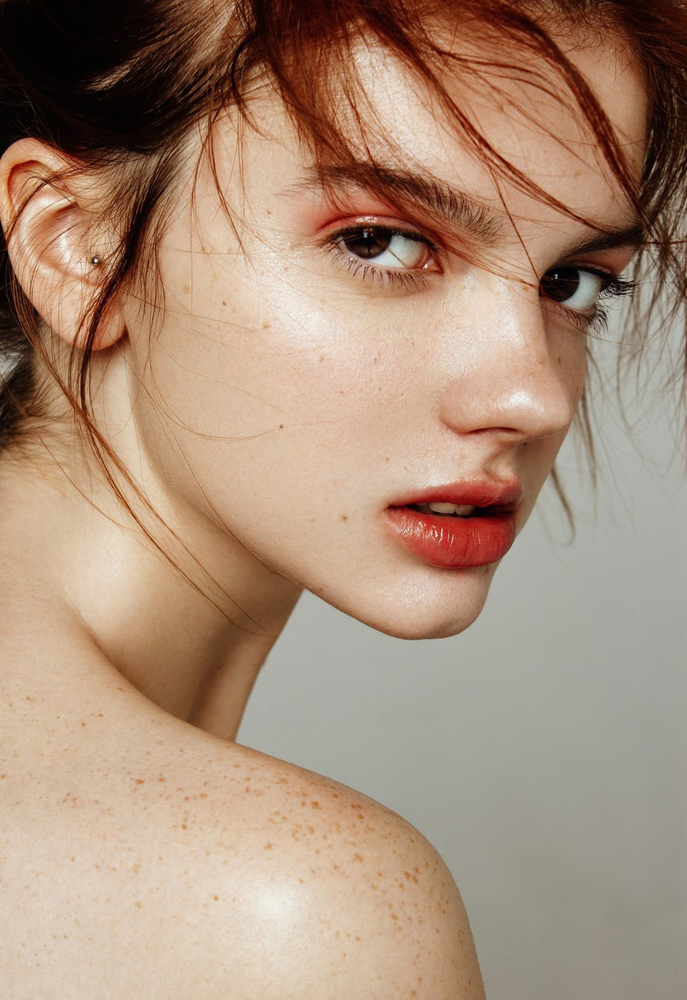
%> input picture 数字图像处理/图像翻转/test.png, 687 x 1000 px, shrunk from 1024 x 1490 before the run
$ octave Image_inversion.m   (GNU Octave 9; MATLAB toolbox functions it lacks are replaced by stand-ins)
%> lines starting %> are read from the running program, lines starting %| are printed output that depends on the picture
close all;clc;clear;
img=imread('test.png');
%> img is the input picture: size 1000x687x3 uint8; mean R, G, B 169.3, 142, 121.6
subplot(2,4,1);
imshow(img)
title("原图")
img1=fliplr(img);
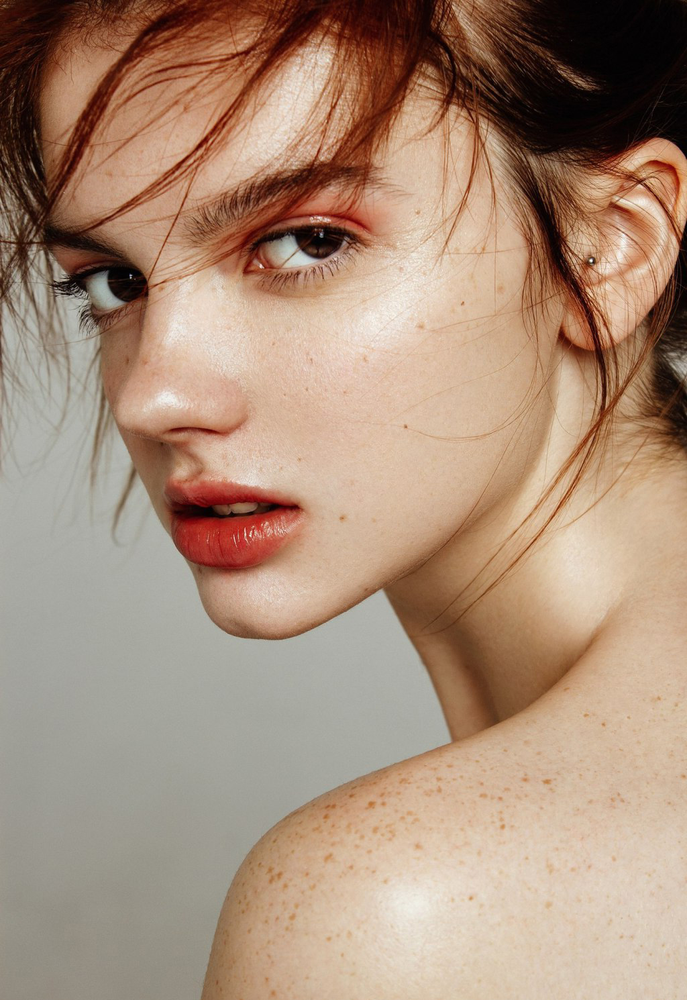
%> img1: size 1000x687x3 uint8; mean R, G, B 169.3, 142, 121.6; mean of the top-left, top-right, bottom-left and bottom-right quarters 128.6, 119.6, 153.8, 175.1
subplot(2,4,2);
imshow(img1)
title("lr")
img2=flipud(img);
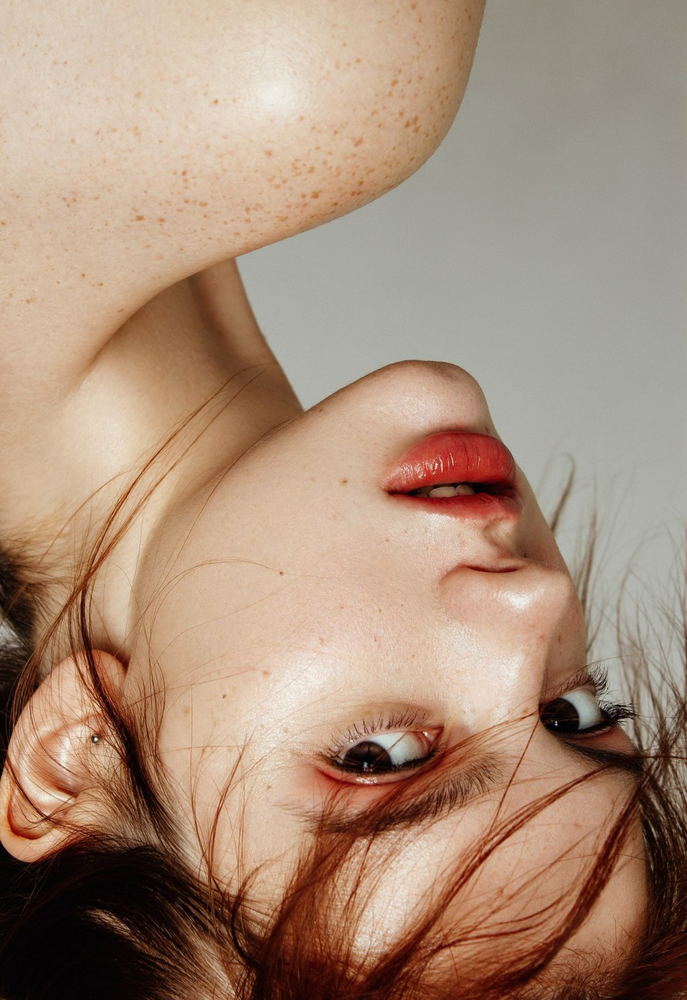
%> img2: size 1000x687x3 uint8; mean R, G, B 169.3, 142, 121.6; mean of the top-left, top-right, bottom-left and bottom-right quarters 175.1, 153.8, 119.5, 128.6
subplot(2,4,3);
imshow(img2)
title("up")
img3=flipud(fliplr(img));
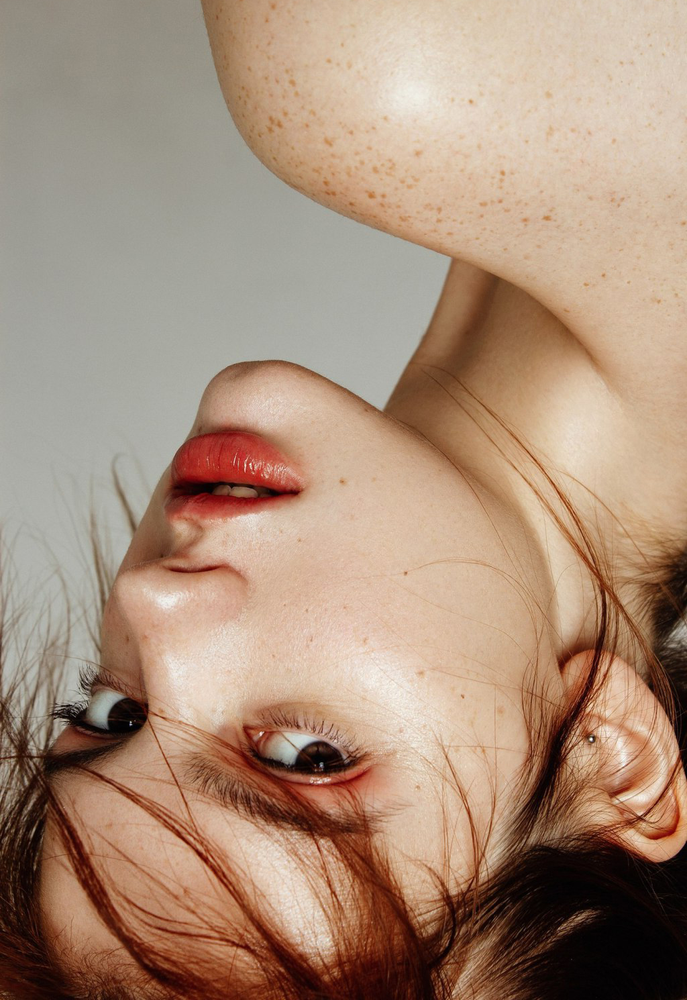
%> img3: size 1000x687x3 uint8; mean R, G, B 169.3, 142, 121.6; mean of the top-left, top-right, bottom-left and bottom-right quarters 153.8, 175.1, 128.6, 119.6
subplot(2,4,4);
imshow(img3)
title("dim")
a=size(img)
%> a = [1000 687 3]
img4(1:a(1),1:a(2),:)=img(1:a(1),a(2):-1:1,:);
subplot(2,4,5);
imshow(img4)
title("lr")
img5(1:a(1),1:a(2),:)=img(a(1):-1:1,1:a(2),:);
subplot(2,4,6);
imshow(img5)
title("up")
img6(1:a(1),1:a(2),:)=img(a(1):-1:1,a(2):-1:1,:);
subplot(2,4,7);
imshow(img6)
title("dim")
